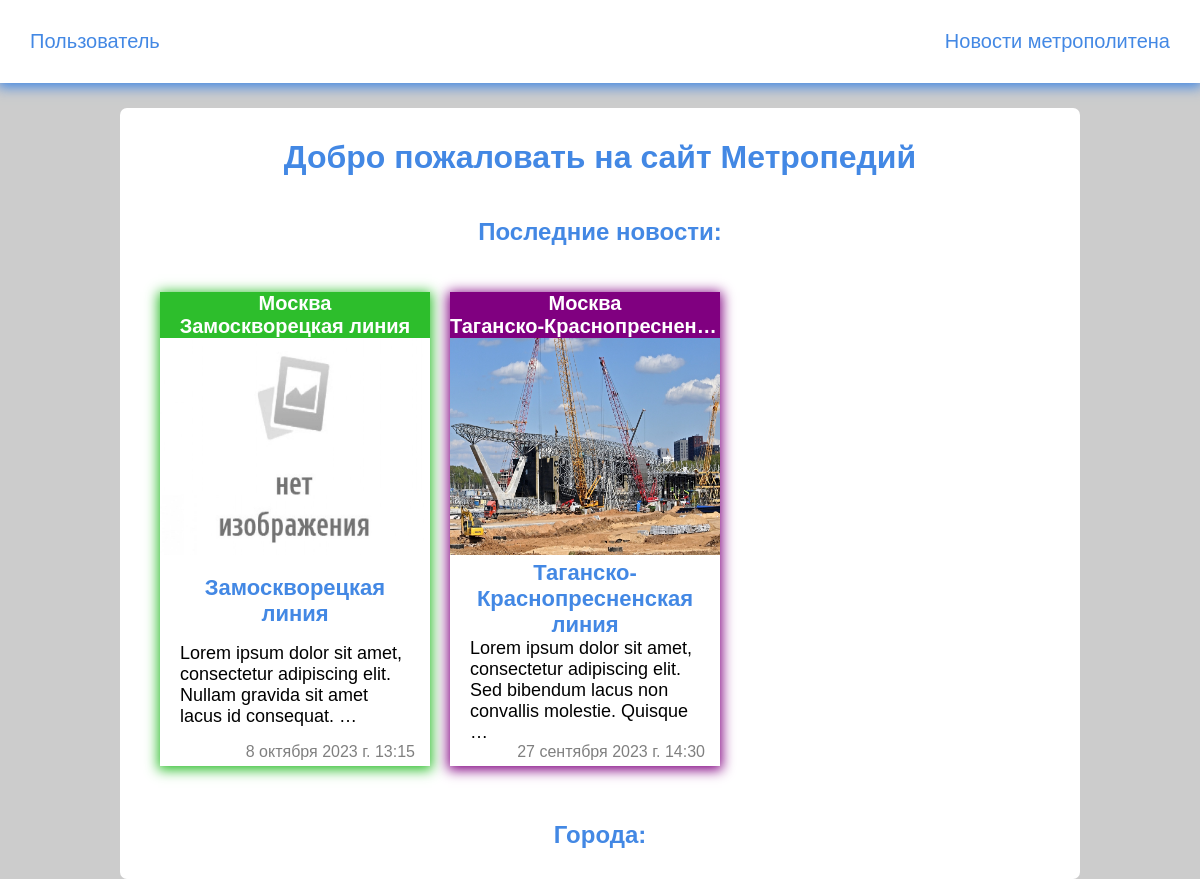
/, run on an earlier commit of the app's database.
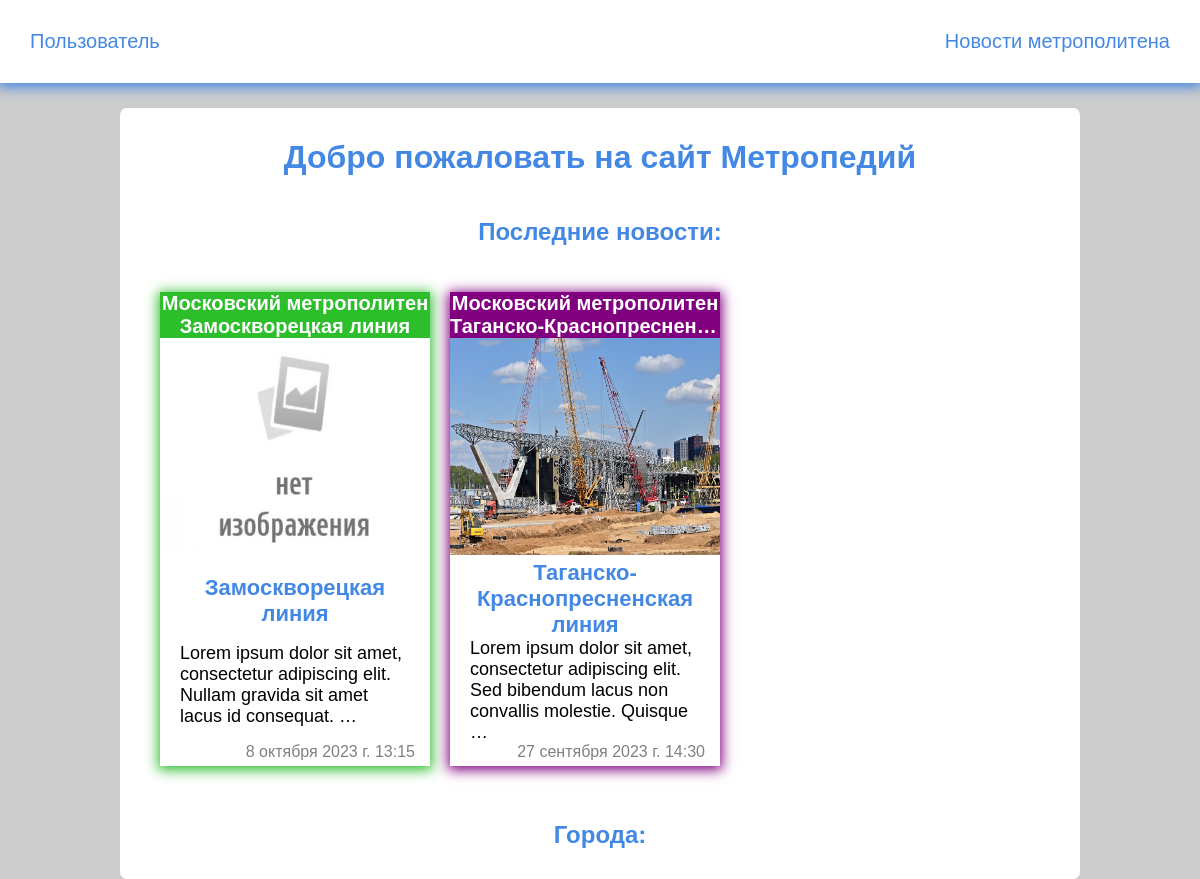
And on a later commit of the database.
### metro_blog/models.py (models this page shows, shortened)
class Blog(models.Model):
    title = models.CharField(max_length=250, blank=False, verbose_name='Название')
    slug = models.CharField(max_length=250, unique=True, verbose_name='Ссылка')
    content = models.TextField(blank=True, null=True, verbose_name='Текст')
    source = models.CharField(max_length=250, blank=True, null=True, verbose_name='Источник')
    image = models.ImageField(upload_to='images/%Y/%M/%D', blank=True, verbose_name='Картинка')
    time_created = models.DateTimeField(auto_now_add=True, verbose_name='Время создания')
    time_update = models.DateTimeField(auto_now=True, verbose_name='Время обновления')
    line = models.ForeignKey(Line, on_delete=models.PROTECT, blank=True, null=True, verbose_name='линия')
    def get_absolute_url(self):
        return reverse('post', kwargs={'post_slug': self.slug})
    class Meta:
        verbose_name = 'Новость'
        verbose_name_plural = 'Новости'
        ordering = ['-time_created']

### metro_wiki/models.py (models this page shows, shortened)
class Line(models.Model):
    title = models.CharField(max_length=100, blank=False, verbose_name='Название линий')
    slug = models.CharField(max_length=100, blank=False, unique=True, verbose_name='Ссылка')
    content = models.TextField(blank=True, null=True, verbose_name='Текст')
    number = models.CharField(max_length=3, blank=True, verbose_name='Номер линий')
    color_text = ColorField(default='#FFFFFF', verbose_name='Цвет текста')
    color = ColorField(default='#EF161E', verbose_name='Цвет')
    city = models.ForeignKey(City, on_delete=models.PROTECT)
    image = models.ImageField(upload_to='images/%Y/%M/%D', blank=True, verbose_name='Картинка')
    def get_absolute_url(self):
        return reverse('line', kwargs={'line_slug': self.slug})
    class Meta:
        verbose_name = 'Линия'
        verbose_name_plural = 'Линии'

class City(models.Model):
    title = models.CharField(max_length=100, blank=False, verbose_name='Название метрополитена')
    slug = models.CharField(max_length=100, blank=False, unique=True, verbose_name='Ссылка')
    image = models.ImageField(upload_to='images/%Y/%M/%D', blank=True, verbose_name='Картинка')
    content = models.TextField(blank=True, null=True, verbose_name='Текст')
    def get_absolute_url(self):
        return reverse('cities', kwargs={'cities_slug': self.slug})
    class Meta:
        verbose_name = 'Город'
        verbose_name_plural = 'Города'

### main_page/views.py (the view)
# urls.py: path('', LastNews.as_view(), name='main'),
class LastNews(DataMixin, LastNewsMixin, ListView):
    model = Blog
    template_name = 'main_page/index.html'
    context_object_name = 'posts'
    def get_context_data(self, *, object_list=None, **kwargs):
        context = super().get_context_data(**kwargs)
        c_def = self.get_user_context(title='Главная страница')
        return dict(list(context.items()) + list(c_def.items()))

### main_page/templatetags/blog_filters.py (called while the page is built)
@register.filter
def replace_ndash(value):
    return value.replace('&ndash;', '-')

@register.filter
def replace_aquo(value):
    return value.replace('&laquo;', '«').replace('&raquo;', '»')

### main_page/utils.py (called while the page is built)
    def get_user_context(self, **kwargs):
        context = kwargs
        user_menu = menu.copy()
        if not self.request.user.is_authenticated:
            user_menu.pop(0)
        context['menu'] = user_menu
        if 'cat_selected' not in context:
            context['cat_selected'] = 0
        return context

### main_page/templates/main_page/index.html (shortened to what this page needs)
{% extends 'main_page/base.html' %}
{% load static %}
{% load blog_filters %}
{% block content %}
<main class="content">
    <div class="wrap">
        <h1>Добро пожаловать на сайт Метропедий</h1>
        <section class="post_sect">
            <h2>Последние новости:</h2>
            {% if posts %}
            <ul class="post_list">
                {% for p in posts|slice:"3" %}
                <li class="element mw-wrap" style="box-shadow: 0px 2px 12px 2px {{ p.line.color }};">
                    <div class="cat_post" id="fixed_container" style="background: {{ p.line.color }}">
                        <a href="{{ p.line.city.get_absolute_url }}"><span>{{ p.line.city.title }}</span></a>
                        <a href="{{ p.line.get_absolute_url }}"><span>{{ p.line.title }}</span></a>
                    </div>
                    <a href="{{ p.get_absolute_url }}">
                        <div class="prev_post">
                            {% if p.image %}
                            <img src="{{ p.image.url }}" alt="post_image">
                            {% else %}
                            <img src="{% static 'images/plug.jpg' %}" alt="post_image">
                            {% endif %}
                        </div>
                        <h2>{{ p.title | truncatechars:50 }}</h2>
                        <p>{{ p.content | striptags | replace_ndash | replace_aquo | linebreaksbr | truncatewords:15 }}</p>
                        <div class="date_post">
                            <span>{{ p.time_update }}</span>
                        </div>
                    </a>
                </li>
                {% endfor %}
            </ul>
            {% endif %}
        </section>
        <section class="post_sect">
            <h2>Города:</h2>
        </section>
    </div>
</main>
{% endblock %}

What changed in the data, as far as the page shows it:
changed through a linked row, Blog "Замоскворецкая линия": line.city "Москва" → "Московский метрополитен"
changed through a linked row, Blog "Таганско-Краснопресненская линия": line.city "Москва" → "Московский метрополитен"
